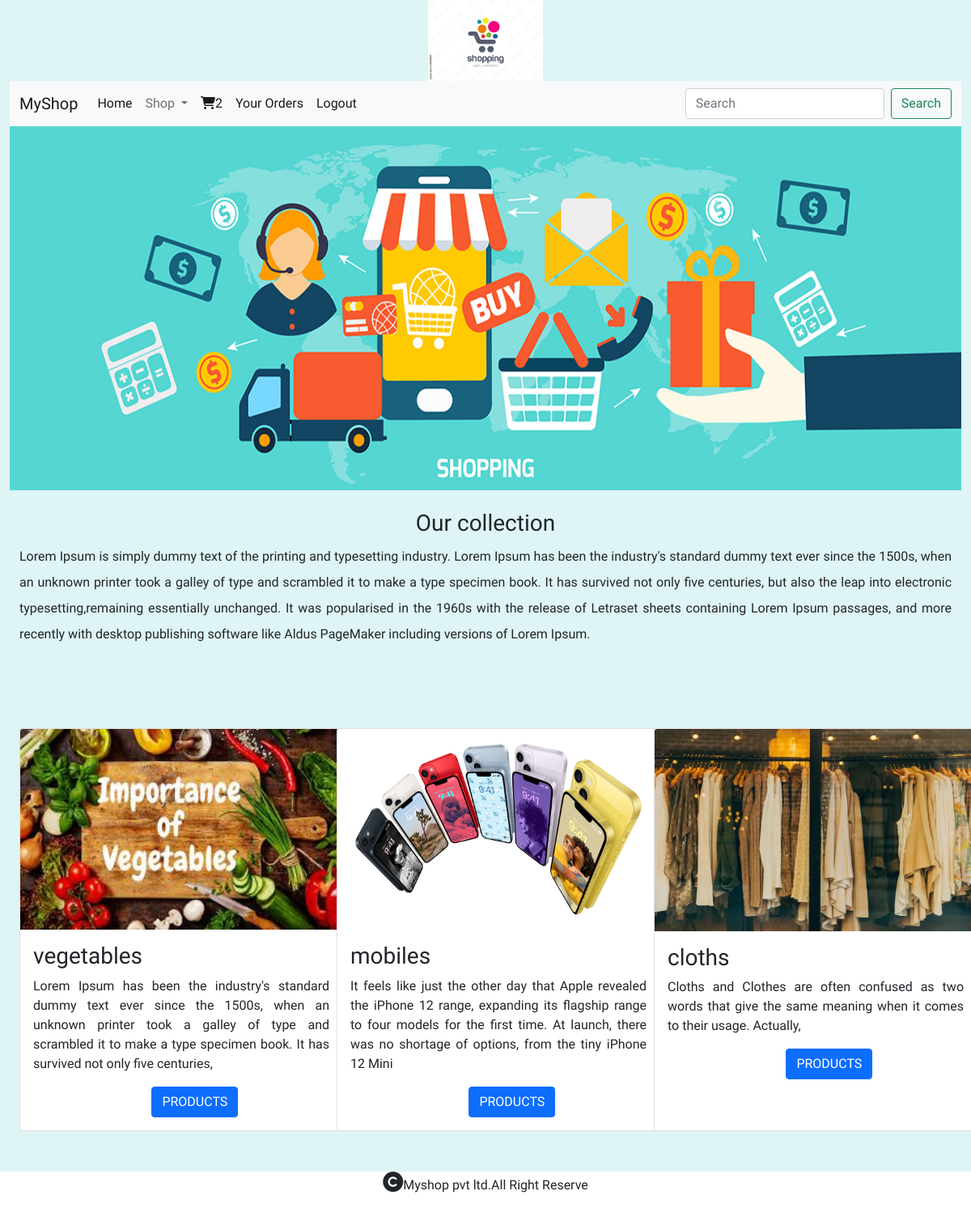
Screenshot of / (signed in) with the database file from the repository.
### shop/models.py (models this page shows, shortened)
class category(models.Model):
    name=models.CharField(max_length=250,unique=True)
    slug=models.SlugField(max_length=250,unique=True)
    description=models.TextField(blank=True)
    image=models.ImageField(upload_to='shop/category',null=True,blank=True)

### shop/views.py (the view)
# urls.py: path('',views.allprodcat,name='allprodcat'),
def allprodcat(request):
    c=category.objects.all()
    return render(request,'category.html',{'c':c})

### cart/context_processors.py (called while the page is built)
def counter(request):
    item_count=0
    if request.user.is_authenticated:
        user=request.user
        try:
            cart=Cart.objects.filter(user=user)
            for i in cart:
                item_count=item_count+i.quantity
        except Cart.DoesNotExist:
            item_count=0
    return {'count':item_count}

### shop/context_processors.py (called while the page is built)
def menu_links(request):
    n=category.objects.all()
    return {'links':n}

### templates/category.html
{% extends 'base.html' %}
{% load static %}
{% block content %}
<div>
  <img src="{% static 'image/ecommerce-banner.jpg' %}" height="450px;"  width="100% right:0;">
</div>
<div class="container-fluid mt-4" style="margin-bottom:100px;">
  <h3 class="text-center">Our collection </h3>
  <P style="line-height:2;text-align:justify;">Lorem Ipsum is simply dummy text of the printing and typesetting industry.
    Lorem Ipsum has been the industry's standard dummy text ever since the 1500s,
    when an unknown printer took a galley of type and scrambled it to make a type specimen book.
    It has survived not only five centuries, but also the leap into electronic typesetting,remaining essentially unchanged.
    It was popularised in the 1960s with the release of Letraset sheets containing Lorem Ipsum passages,
    and more recently with desktop publishing software like Aldus PageMaker including versions of Lorem Ipsum.</P>
</div>
<div class="container-fluid mt-4" style=margin-bottom:100px;>
  <div class="row">
    {% for i in c %}
    <div class="col-sm-4">
      <div class="card" style="width: 25rem; height:498px;">
  <img src="{{i.image.url}}" class="card-img-top" alt="..." style="height:250px;width:100%;">
  <div class="card-body">
    <h3 class="card-title">{{i.name}}</h3>
    <p class="card-text" style="text-align:justify">{{i.description}}</p>
    <a href="{% url 'shop:allproduct' i.slug %}" style="position:relative;left:40%" class="btn btn-primary">PRODUCTS</a>
  </div>
</div>
    </div>
        {% endfor %}
  </div>
</div>
{% endblock %}

### static/css/custom.css (style rules this page uses)
body { background-color:#dff4f5; font-family: 'REM', sans-serif; }

### rows the page displays
category: image (picture), name "vegetables", description "Lorem Ipsum has been the industry's standard dummy text ever since the 1500s, when an unknown printer took a galley of type and scrambled it to make a type specimen book. It has survived not only five centuries,"
category: image (picture), name "mobiles", description "It feels like just the other day that Apple revealed the iPhone 12 range, expanding its flagship range to four models for the first time. At launch, there was no shortage of options, from the tiny iPhone 12 Mini"
category: image (picture), name "cloths", description "Cloths and Clothes are often confused as two words that give the same meaning when it comes to their usage. Actually,"

### other values shown
{{ count }} "2"
